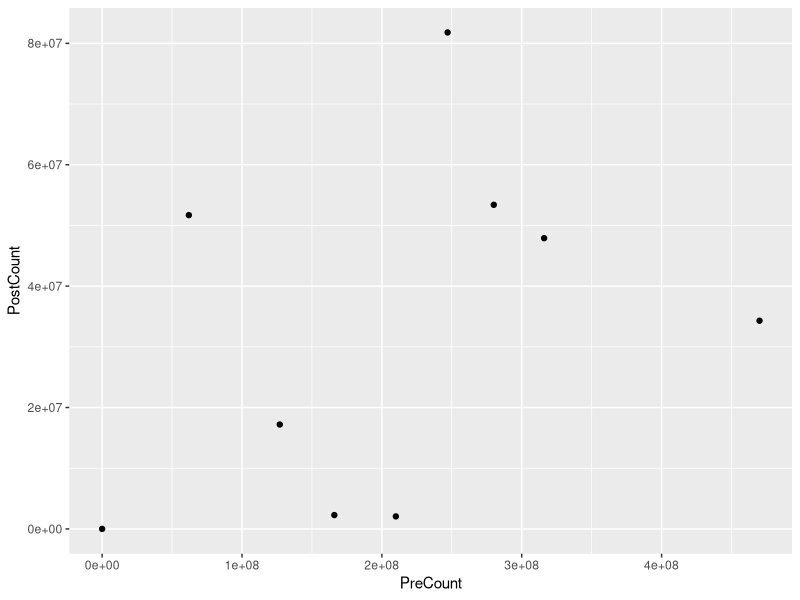
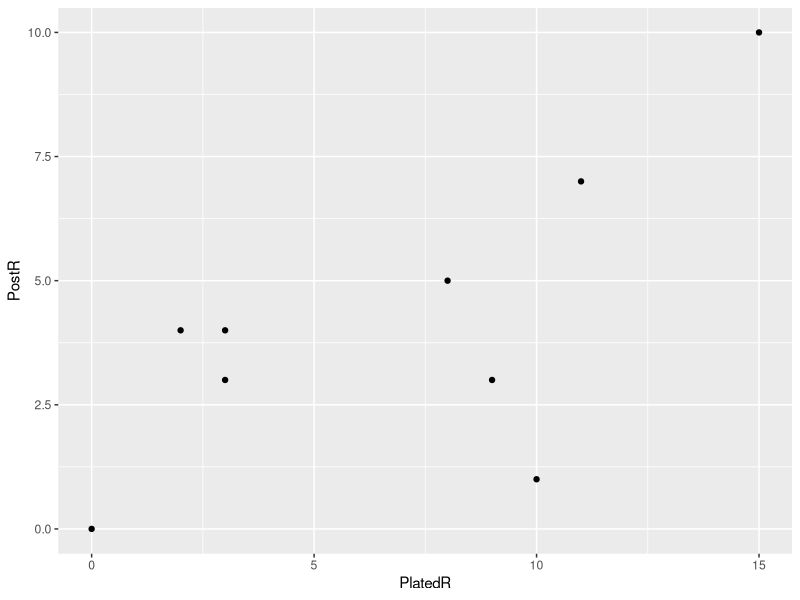
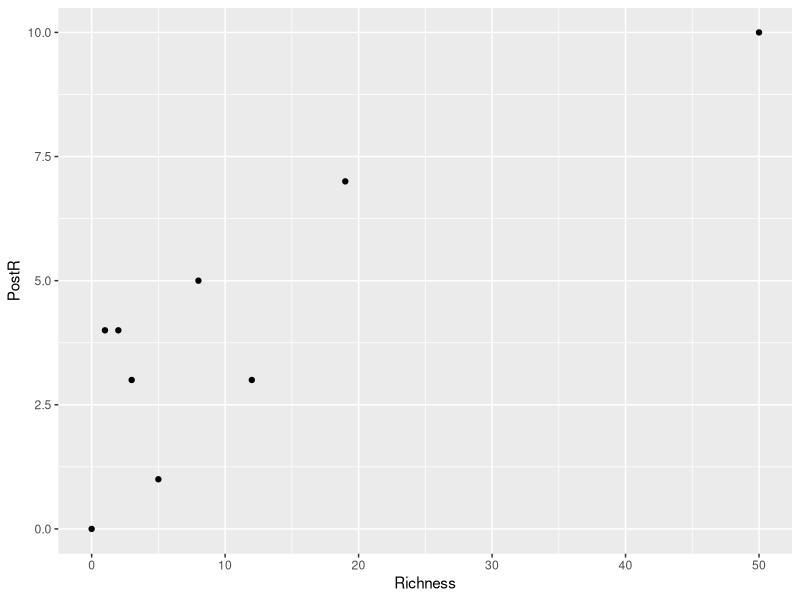
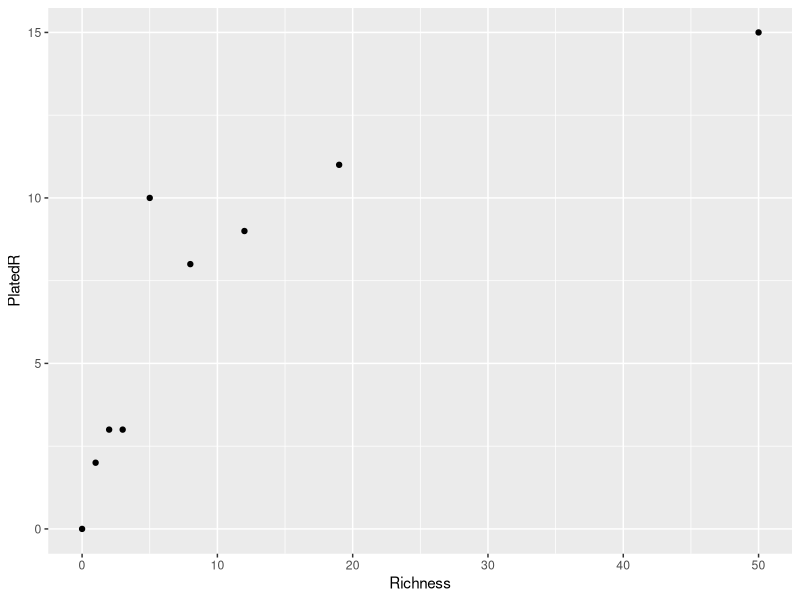
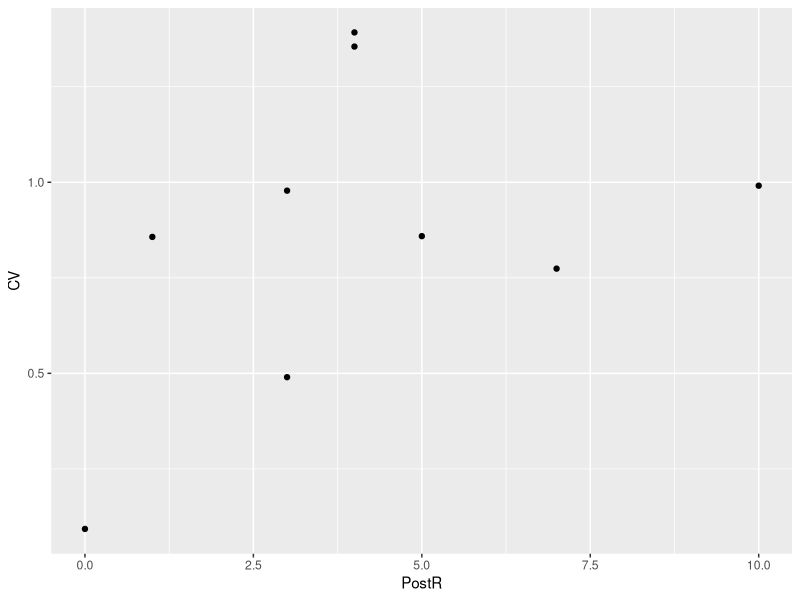
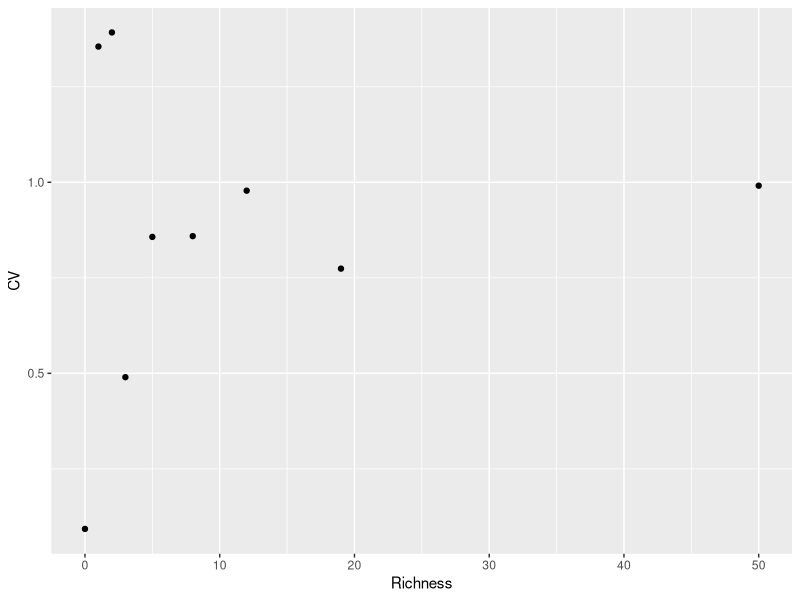
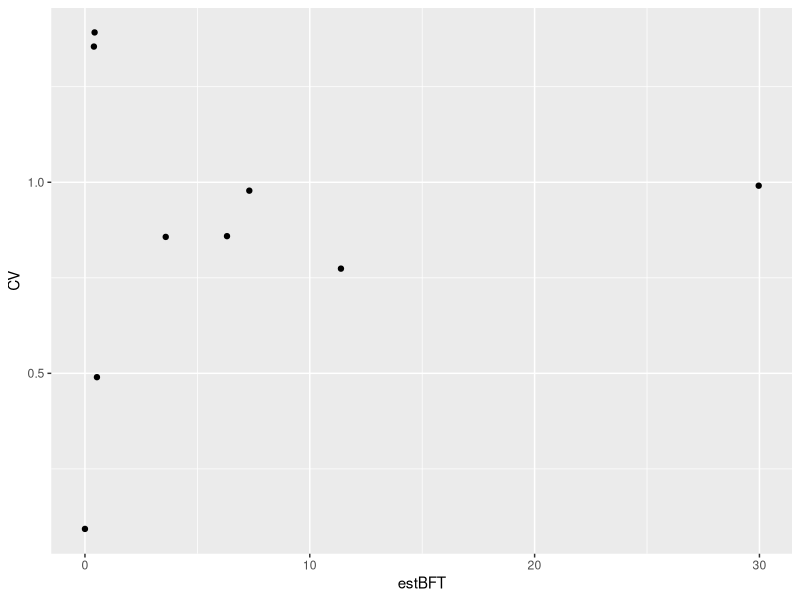

These charts were generated, in order, by the following R code:
#### Biofilm 4- richness ####
library(tidyverse)
dat <- read.delim("B_P4_planning_richness.txt")
bf <- read.delim("../Biofilm_assay/biofilm_assay_allisolates.txt")

# change headers
colnames(dat) <- gsub("X","",colnames(dat))

biofilmthickness <- bf[match(colnames(dat), bf$IsolateID),"CV"]
BFT <- data.frame(Isolate=colnames(dat), biofilmthickness=biofilmthickness) %>%
  filter(!is.na(biofilmthickness)) 

# Multiply
for ( i in BFT$Isolate) {
  dat[,i] <- dat[,i]*BFT[which(BFT$Isolate==i),"biofilmthickness"]
}

dat$estBFT <- dat %>%
  select(one_of(as.character(BFT$Isolate))) %>%
  rowSums()


####### Plotting #######

dat %>%
  ggplot() +geom_point(aes(x=PreCount, y=PostCount))
dat %>%
  ggplot() +geom_point(aes(x=PlatedR, y=PostR))
dat %>%
  ggplot() +geom_point(aes(x=Richness, y=PostR))
dat %>%
  ggplot() +geom_point(aes(x=Richness, y=PlatedR))


dat %>%
  ggplot() +geom_point(aes(x=PostR, y=CV))
dat %>%
  ggplot() +geom_point(aes(x=Richness, y=CV))
dat %>%
  ggplot() +geom_point(aes(x=estBFT, y=CV))


  
